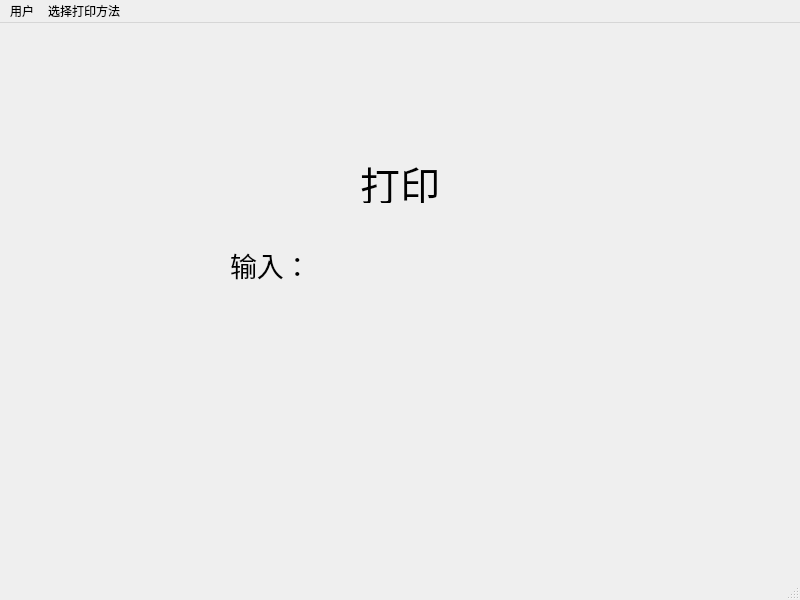
<?xml version="1.0" encoding="UTF-8"?>
<ui version="4.0">
 <class>SN</class>
 <widget class="QMainWindow" name="SN">
  <property name="geometry">
   <rect>
    <x>0</x>
    <y>0</y>
    <width>800</width>
    <height>600</height>
   </rect>
  </property>
  <property name="windowTitle">
   <string>Odoo</string>
  </property>
  <widget class="QWidget" name="centralwidget">
   <widget class="QLabel" name="label_2">
    <property name="geometry">
     <rect>
      <x>320</x>
      <y>140</y>
      <width>160</width>
      <height>40</height>
     </rect>
    </property>
    <property name="font">
     <font>
      <pointsize>30</pointsize>
     </font>
    </property>
    <property name="text">
     <string>打印</string>
    </property>
    <property name="alignment">
     <set>Qt::AlignCenter</set>
    </property>
   </widget>
   <widget class="QWidget" name="horizontalLayoutWidget">
    <property name="geometry">
     <rect>
      <x>230</x>
      <y>220</y>
      <width>356</width>
      <height>44</height>
     </rect>
    </property>
    <layout class="QHBoxLayout" name="horizontalLayout">
     <item>
      <widget class="QLabel" name="label">
       <property name="font">
        <font>
         <pointsize>20</pointsize>
        </font>
       </property>
       <property name="text">
        <string>输入：</string>
       </property>
      </widget>
     </item>
    </layout>
   </widget>
  </widget>
  <widget class="QStatusBar" name="statusbar"/>
  <widget class="QMenuBar" name="menuBar">
   <property name="geometry">
    <rect>
     <x>0</x>
     <y>0</y>
     <width>800</width>
     <height>23</height>
    </rect>
   </property>
   <widget class="QMenu" name="menuLogin">
    <property name="title">
     <string>用户</string>
    </property>
    <addaction name="actionLogin"/>
   </widget>
   <widget class="QMenu" name="menu_print_method">
    <property name="title">
     <string>选择打印方法</string>
    </property>
   </widget>
   <addaction name="menuLogin"/>
   <addaction name="menu_print_method"/>
  </widget>
  <action name="actionLogin">
   <property name="text">
    <string>登录</string>
   </property>
  </action>
 </widget>
 <resources/>
 <connections/>
</ui>
